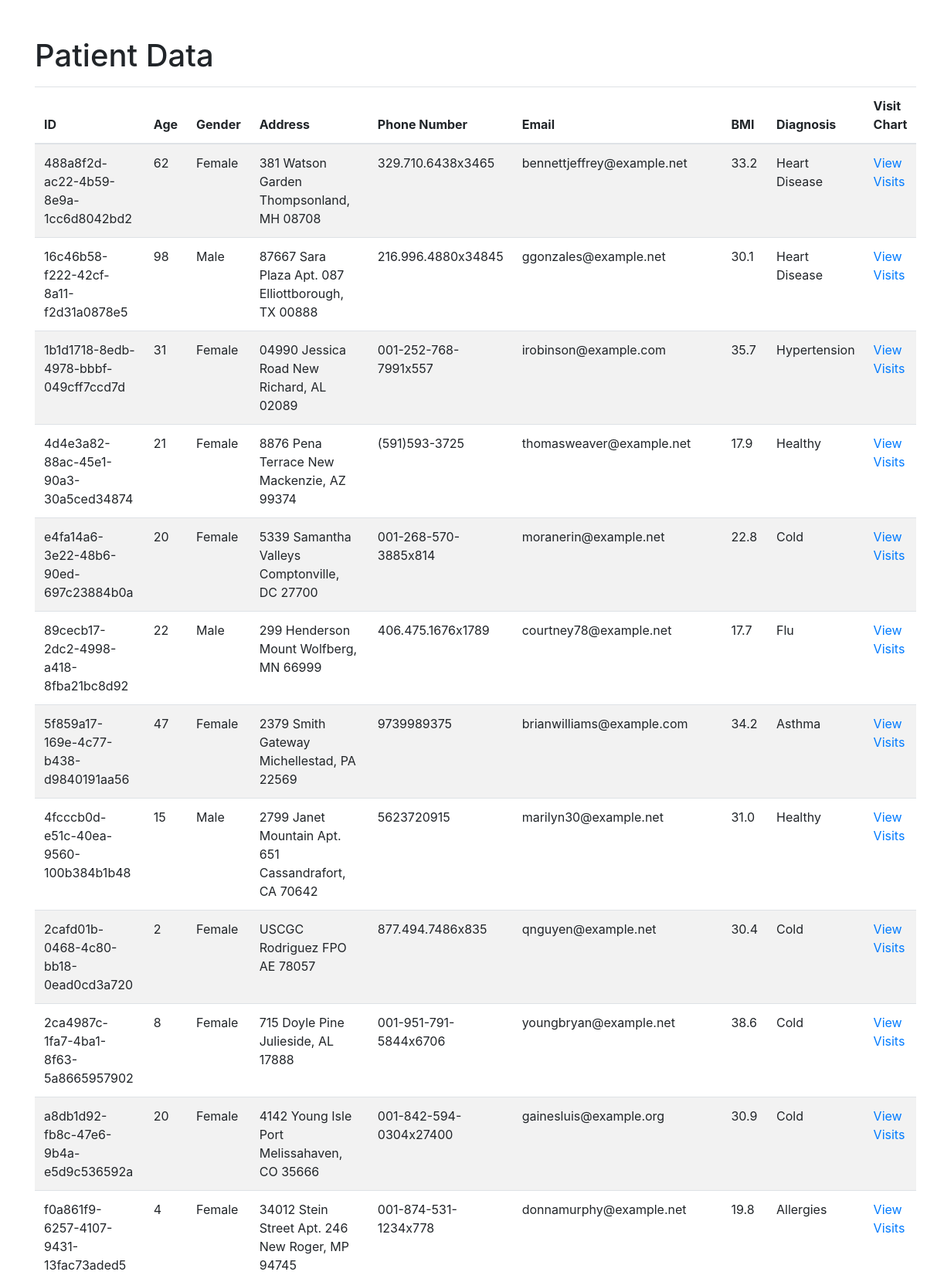
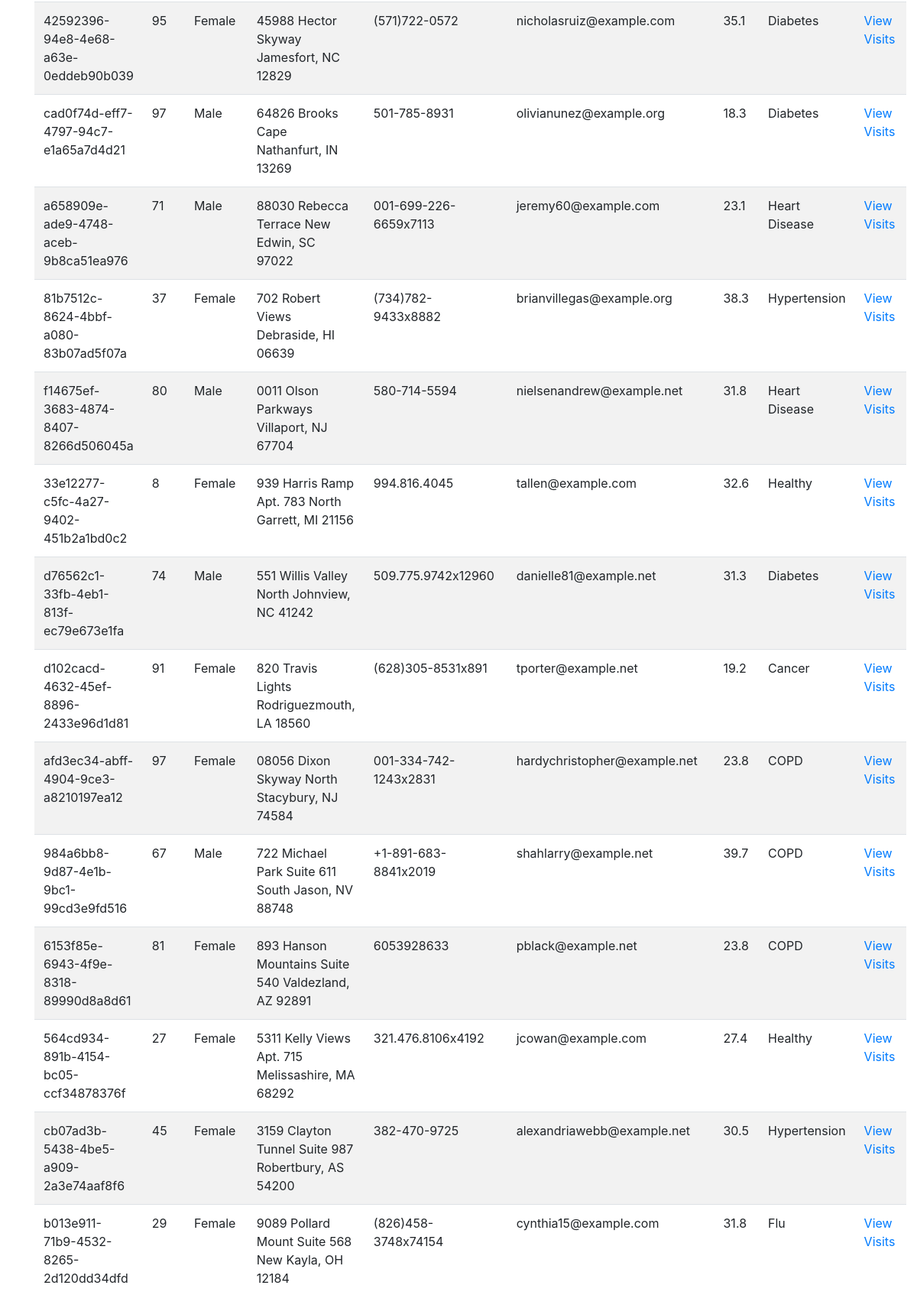
Page /patients (upper part) on the committed database (2 pictures, top to bottom).
### tables this page shows
CREATE TABLE "patients" (
"patient_id" TEXT,
  "age" INTEGER,
  "gender" TEXT,
  "address" TEXT,
  "phone_number" TEXT,
  "email" TEXT,
  "bmi" REAL,
  "diagnosis" TEXT
);

### app.py (the view)
@app.route('/patients', methods=['GET'])
def get_patients():
    conn = sqlite3.connect('data/patients.db')
    cursor = conn.cursor()
    cursor.execute("SELECT * FROM patients")
    patients = cursor.fetchall()
    conn.close()
    return render_template('patients.html', patients=patients)

### templates/patients.html (shortened to what this page needs)
<!DOCTYPE html>
<html lang="en">
<head>
    <link rel="stylesheet" href="https://maxcdn.bootstrapcdn.com/bootstrap/4.5.2/css/bootstrap.min.css">
</head>
<body>
    <div class="container">
        <h1 class="mt-5">Patient Data</h1>
        <table class="table table-striped mt-3">
            <thead>
                <tr>
                    <th>ID</th>
                    <th>Age</th>
                    <th>Gender</th>
                    <th>Address</th>
                    <th>Phone Number</th>
                    <th>Email</th>
                    <th>BMI</th>
                    <th>Diagnosis</th>
                    <th>Visit Chart</th>
                </tr>
            </thead>
            <tbody>
                {% for patient in patients %}
                <tr>
                    <td>{{ patient[0] }}</td>
                    <td>{{ patient[1] }}</td>
                    <td>{{ patient[2] }}</td>
                    <td>{{ patient[3] }}</td>
                    <td>{{ patient[4] }}</td>
                    <td>{{ patient[5] }}</td>
                    <td>{{ patient[6] }}</td>
                    <td>{{ patient[7] }}</td>
                    <td><a href="{{ url_for('get_patient_visits', patient_id=patient[0]) }}">View Visits</a></td>
                </tr>
                {% endfor %}
            </tbody>
        </table>
    </div>
</body>
</html>

### rows in the picture
patients: patient "488a8f2d-ac22-4b59-8e9a-1cc6d8042bd2", age "62", gender "Female", address "381 Watson Garden Thompsonland, MH 08708", phone_number "329.710.6438x3465", email "bennettjeffrey@example.net", bmi "33.2", diagnosis "Heart Disease"
patients: patient "16c46b58-f222-42cf-8a11-f2d31a0878e5", age "98", gender "Male", address "87667 Sara Plaza Apt. 087 Elliottborough, TX 00888", phone_number "216.996.4880x34845", email "ggonzales@example.net", bmi "30.1", diagnosis "Heart Disease"
patients: patient "1b1d1718-8edb-4978-bbbf-049cff7ccd7d", age "31", gender "Female", address "04990 Jessica Road New Richard, AL 02089", phone_number "001-252-768-7991x557", email "irobinson@example.com", bmi "35.7", diagnosis "Hypertension"
patients: patient "4d4e3a82-88ac-45e1-90a3-30a5ced34874", age "21", gender "Female", address "8876 Pena Terrace New Mackenzie, AZ 99374", phone_number "(591)593-3725", email "thomasweaver@example.net", bmi "17.9", diagnosis "Healthy"
patients: patient "e4fa14a6-3e22-48b6-90ed-697c23884b0a", age "20", gender "Female", address "5339 Samantha Valleys Comptonville, DC 27700", phone_number "001-268-570-3885x814", email "moranerin@example.net", bmi "22.8", diagnosis "Cold"
patients: patient "89cecb17-2dc2-4998-a418-8fba21bc8d92", age "22", gender "Male", address "299 Henderson Mount Wolfberg, MN 66999", phone_number "406.475.1676x1789", email "courtney78@example.net", bmi "17.7", diagnosis "Flu"
patients: patient "5f859a17-169e-4c77-b438-d9840191aa56", age "47", gender "Female", address "2379 Smith Gateway Michellestad, PA 22569", phone_number "9739989375", email "brianwilliams@example.com", bmi "34.2", diagnosis "Asthma"
patients: patient "4fcccb0d-e51c-40ea-9560-100b384b1b48", age "15", gender "Male", address "2799 Janet Mountain Apt. 651 Cassandrafort, CA 70642", phone_number "5623720915", email "marilyn30@example.net", bmi "31.0", diagnosis "Healthy"
patients: patient "2cafd01b-0468-4c80-bb18-0ead0cd3a720", age "2", gender "Female", address "USCGC Rodriguez FPO AE 78057", phone_number "877.494.7486x835", email "qnguyen@example.net", bmi "30.4", diagnosis "Cold"
patients: patient "2ca4987c-1fa7-4ba1-8f63-5a8665957902", age "8", gender "Female", address "715 Doyle Pine Julieside, AL 17888", phone_number "001-951-791-5844x6706", email "youngbryan@example.net", bmi "38.6", diagnosis "Cold"
patients: patient "a8db1d92-fb8c-47e6-9b4a-e5d9c536592a", age "20", gender "Female", address "4142 Young Isle Port Melissahaven, CO 35666", phone_number "001-842-594-0304x27400", email "gainesluis@example.org", bmi "30.9", diagnosis "Cold"
patients: patient "f0a861f9-6257-4107-9431-13fac73aded5", age "4", gender "Female", address "34012 Stein Street Apt. 246 New Roger, MP 94745", phone_number "001-874-531-1234x778", email "donnamurphy@example.net", bmi "19.8", diagnosis "Allergies"
patients: patient "42592396-94e8-4e68-a63e-0eddeb90b039", age "95", gender "Female", address "45988 Hector Skyway Jamesfort, NC 12829", phone_number "(571)722-0572", email "nicholasruiz@example.com", bmi "35.1", diagnosis "Diabetes"
patients: patient "cad0f74d-eff7-4797-94c7-e1a65a7d4d21", age "97", gender "Male", address "64826 Brooks Cape Nathanfurt, IN 13269", phone_number "501-785-8931", email "olivianunez@example.org", bmi "18.3", diagnosis "Diabetes"
patients: patient "a658909e-ade9-4748-aceb-9b8ca51ea976", age "71", gender "Male", address "88030 Rebecca Terrace New Edwin, SC 97022", phone_number "001-699-226-6659x7113", email "jeremy60@example.com", bmi "23.1", diagnosis "Heart Disease"
patients: patient "81b7512c-8624-4bbf-a080-83b07ad5f07a", age "37", gender "Female", address "702 Robert Views Debraside, HI 06639", phone_number "(734)782-9433x8882", email "brianvillegas@example.org", bmi "38.3", diagnosis "Hypertension"
patients: patient "f14675ef-3683-4874-8407-8266d506045a", age "80", gender "Male", address "0011 Olson Parkways Villaport, NJ 67704", phone_number "580-714-5594", email "nielsenandrew@example.net", bmi "31.8", diagnosis "Heart Disease"
patients: patient "33e12277-c5fc-4a27-9402-451b2a1bd0c2", age "8", gender "Female", address "939 Harris Ramp Apt. 783 North Garrett, MI 21156", phone_number "994.816.4045", email "tallen@example.com", bmi "32.6", diagnosis "Healthy"
patients: patient "d76562c1-33fb-4eb1-813f-ec79e673e1fa", age "74", gender "Male", address "551 Willis Valley North Johnview, NC 41242", phone_number "509.775.9742x12960", email "danielle81@example.net", bmi "31.3", diagnosis "Diabetes"
patients: patient "d102cacd-4632-45ef-8896-2433e96d1d81", age "91", gender "Female", address "820 Travis Lights Rodriguezmouth, LA 18560", phone_number "(628)305-8531x891", email "tporter@example.net", bmi "19.2", diagnosis "Cancer"
patients: patient "afd3ec34-abff-4904-9ce3-a8210197ea12", age "97", gender "Female", address "08056 Dixon Skyway North Stacybury, NJ 74584", phone_number "001-334-742-1243x2831", email "hardychristopher@example.net", bmi "23.8", diagnosis "COPD"
patients: patient "984a6bb8-9d87-4e1b-9bc1-99cd3e9fd516", age "67", gender "Male", address "722 Michael Park Suite 611 South Jason, NV 88748", phone_number "+1-891-683-8841x2019", email "shahlarry@example.net", bmi "39.7", diagnosis "COPD"
patients: patient "6153f85e-6943-4f9e-8318-89990d8a8d61", age "81", gender "Female", address "893 Hanson Mountains Suite 540 Valdezland, AZ 92891", phone_number "6053928633", email "pblack@example.net", bmi "23.8", diagnosis "COPD"
patients: patient "564cd934-891b-4154-bc05-ccf34878376f", age "27", gender "Female", address "5311 Kelly Views Apt. 715 Melissashire, MA 68292", phone_number "321.476.8106x4192", email "jcowan@example.com", bmi "27.4", diagnosis "Healthy"
patients: patient "cb07ad3b-5438-4be5-a909-2a3e74aaf8f6", age "45", gender "Female", address "3159 Clayton Tunnel Suite 987 Robertbury, AS 54200", phone_number "382-470-9725", email "alexandriawebb@example.net", bmi "30.5", diagnosis "Hypertension"
patients: patient "b013e911-71b9-4532-8265-2d120dd34dfd", age "29", gender "Female", address "9089 Pollard Mount Suite 568 New Kayla, OH 12184", phone_number "(826)458-3748x74154", email "cynthia15@example.com", bmi "31.8", diagnosis "Flu"
